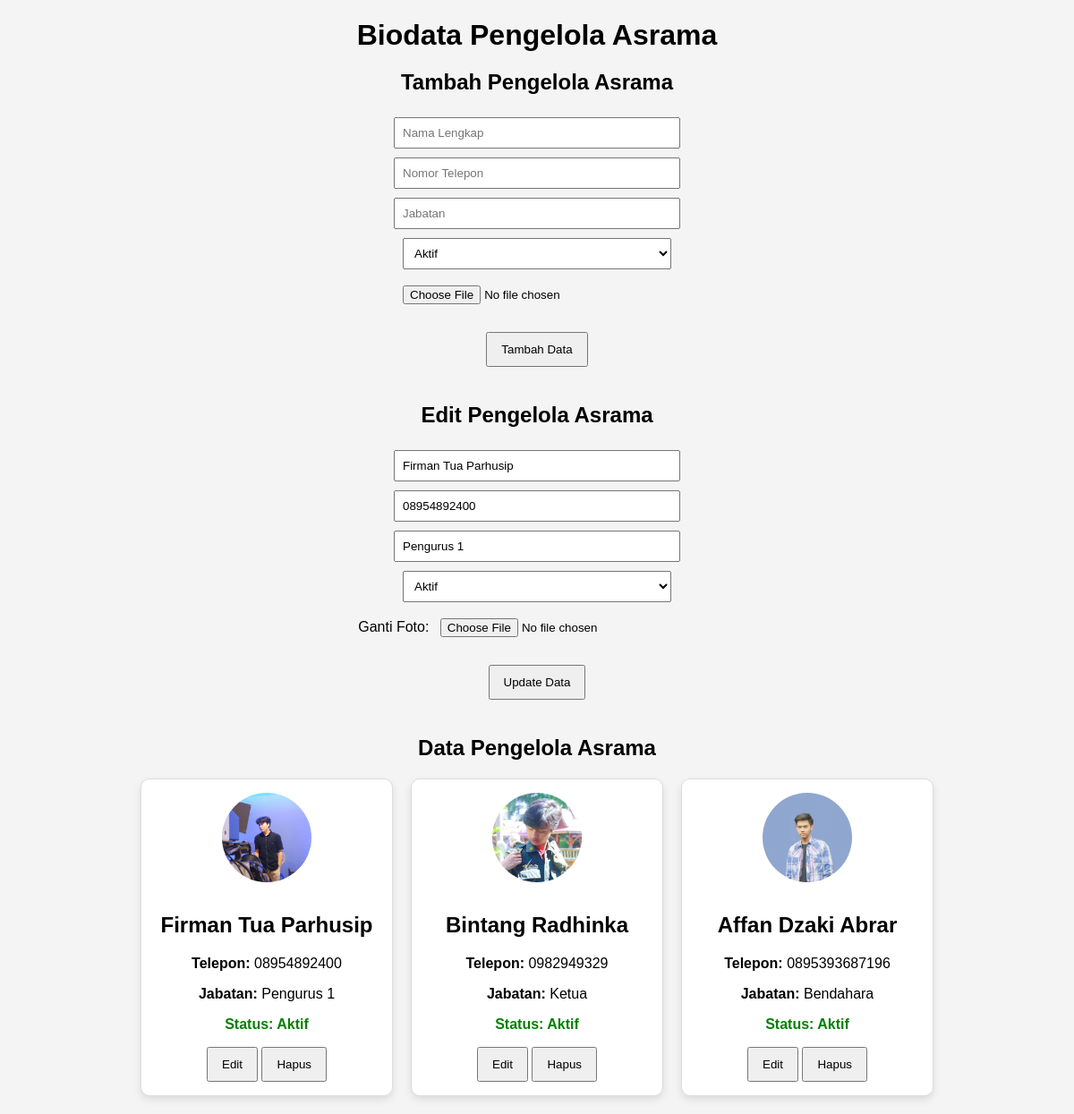
Page /admin/pengelola.php?edit_id=1 on the committed database.
### tables this page shows
CREATE TABLE `pengelola_asrama` (
  `id` int(11) NOT NULL,
  `nama_lengkap` varchar(100) NOT NULL,
  `nomor_telepon` varchar(15) NOT NULL,
  `jabatan` varchar(50) NOT NULL,
  `status` enum('Aktif','Tidak Aktif') NOT NULL DEFAULT 'Aktif',
  `foto_profil` varchar(255) NOT NULL
);

### admin/pengelola.php (the view, shortened to what this page needs)
<?php
$host = 'localhost';
$user = 'root';
$pass = '';
$db = 'asramakita';
$conn = new mysqli($host, $user, $pass, $db);
$sql = "SELECT * FROM pengelola_asrama";
$result = $conn->query($sql);
if (isset($_GET['edit_id'])) {
    $edit_id = $_GET['edit_id'];
    $edit_query = "SELECT * FROM pengelola_asrama WHERE id = $edit_id";
    $edit_result = $conn->query($edit_query);
    if ($edit_result->num_rows > 0) {
        $edit_data = $edit_result->fetch_assoc();
    }
}
?>
<!DOCTYPE html>
<html lang="en">
<head>
</head>
<body>
    <div class="container">
        <h1>Biodata Pengelola Asrama</h1>
        <h2>Tambah Pengelola Asrama</h2>
        <form action="" method="POST" enctype="multipart/form-data">
            <input type="text" name="nama" placeholder="Nama Lengkap" required><br>
            <input type="text" name="telepon" placeholder="Nomor Telepon" required><br>
            <input type="text" name="jabatan" placeholder="Jabatan" required><br>
            <select name="status" required>
                <option value="Aktif">Aktif</option>
            </select><br>
            <input type="file" name="foto" accept="image/*" required><br><br>
            <button type="submit" name="tambah">Tambah Data</button>
        </form>
        <?php if (isset($edit_data)): ?>
            <h2>Edit Pengelola Asrama</h2>
            <form action="" method="POST" enctype="multipart/form-data">
                <input type="text" name="nama" value="<?php echo htmlspecialchars($edit_data['nama_lengkap']); ?>" required><br>
                <input type="text" name="telepon" value="<?php echo htmlspecialchars($edit_data['nomor_telepon']); ?>" required><br>
                <input type="text" name="jabatan" value="<?php echo htmlspecialchars($edit_data['jabatan']); ?>" required><br>
                <select name="status" required>
                    <option value="Aktif" <?php echo ($edit_data['status'] == 'Aktif') ? 'selected' : ''; ?>>Aktif</option>
                </select><br>
                <label>Ganti Foto:</label>
                <input type="file" name="foto" accept="image/*"><br><br>
                <button type="submit" name="update">Update Data</button>
            </form>
        <?php endif; ?>
        <h2>Data Pengelola Asrama</h2>
        <div class="card-container">
            <?php if ($result->num_rows > 0): ?>
                <?php while ($row = $result->fetch_assoc()): ?>
                    <div class="card">
                        <img src="<?php echo $row['foto_profil'] ?: 'default.png'; ?>" alt="Foto Karyawan">
                        <h2><?php echo htmlspecialchars($row['nama_lengkap']); ?></h2>
                        <p><strong>Telepon:</strong> <?php echo htmlspecialchars($row['nomor_telepon']); ?></p>
                        <p><strong>Jabatan:</strong> <?php echo htmlspecialchars($row['jabatan']); ?></p>
                        <p class="status <?php echo ($row['status'] == 'Aktif') ? 'aktif' : 'tidak-aktif'; ?>">
                            Status: <?php echo htmlspecialchars($row['status']); ?>
                        </p>
                        <form action="" method="GET" style="display:inline;">
                            <button type="submit">Edit</button>
                        </form>
                        <form action="" method="GET" style="display:inline;">
                            <button type="submit" onclick="return confirm('Apakah Anda yakin ingin menghapus data ini?');">Hapus</button>
                        </form>
                    </div>
                <?php endwhile; ?>
            <?php else: ?>
                <p>Tidak ada data</p>
            <?php endif; ?>
        </div>
    </div>
</body>
</html>

### admin/pengelola.php (style rules this page uses)
body { font-family: Arial, sans-serif; margin: 0; padding: 0; background-color: #f4f4f4; }
.container { margin: 20px auto; max-width: 1200px; text-align: center; }
h1, h2 { margin-bottom: 20px; }
form { margin-bottom: 40px; }
form input, form select { margin: 5px 0; padding: 8px; width: 300px; }
form button { padding: 10px 15px; cursor: pointer; }
.card-container { display: flex; flex-wrap: wrap; justify-content: center; gap: 20px; }
.card { width: 250px; background: #fff; border: 1px solid #ddd; border-radius: 10px; padding: 15px; box-shadow: 0 4px 8px rgba(0, 0, 0, 0.1); text-align: center; }
.card img { width: 100px; height: 100px; object-fit: cover; border-radius: 50%; margin-bottom: 10px; }
.status { font-weight: bold; }
.status.aktif { color: green; }

### rows in the picture
pengelola_asrama: nama "Firman Tua Parhusip", telepon "08954892400", jabatan "Pengurus 1", status "Aktif", foto_profil (picture), nama_lengkap "Firman Tua Parhusip", nomor_telepon "08954892400"
pengelola_asrama: foto_profil (picture), nama_lengkap "Bintang Radhinka", nomor_telepon "0982949329", jabatan "Ketua", status "Aktif"
pengelola_asrama: foto_profil (picture), nama_lengkap "Affan Dzaki Abrar", nomor_telepon "0895393687196", jabatan "Bendahara", status "Aktif"
